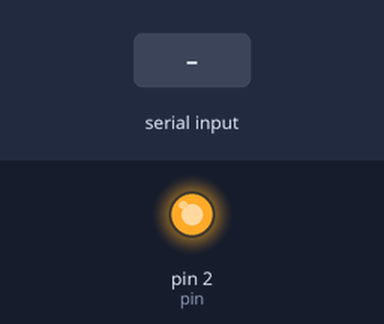
This sketch was run on a simulated Arduino Uno, built with avr-gcc and run on an emulated ATmega328P. On the bench: output pins drawn as LEDs (lit = HIGH). Inputs (shaded band) come from the test bench. What the sketch prints to the serial monitor is not drawn.

Above: at 0.01 s.
At 1.2 s:
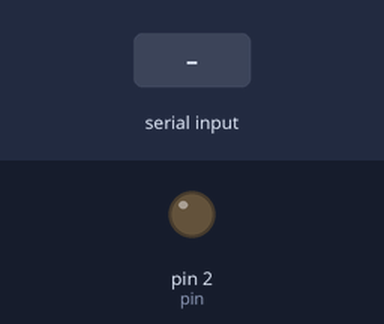
1.3 s: "1\n" received over Serial
Timing chart, 0 to 4.3 s (numbered marks = the images above; inputs shaded):
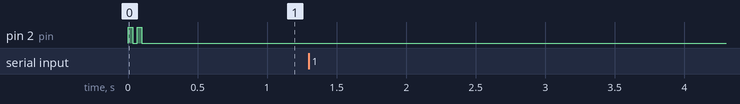

The sketch:

esp8266-FileTransfer-simple2.ino
```cpp
const byte pin = 2;

void setup() {
  Serial.begin(9600);
  pinMode(pin, OUTPUT);

  while (!Serial) {;}

  digitalWrite(pin, HIGH);
  delay(33);
  digitalWrite(pin, LOW);
  delay(33);
  digitalWrite(pin, HIGH);
  delay(33);
  digitalWrite(pin, LOW);
}

void loop()
{
  if (Serial.available())
  {
    digitalWrite(pin, HIGH);
    String in = Serial.readStringUntil('\n');
    if (in = "Hello from Arduino!")
    {
      Serial.println("received '" + in + "' at esp8266");
      digitalWrite(pin, LOW);
    }
  }
}
```
